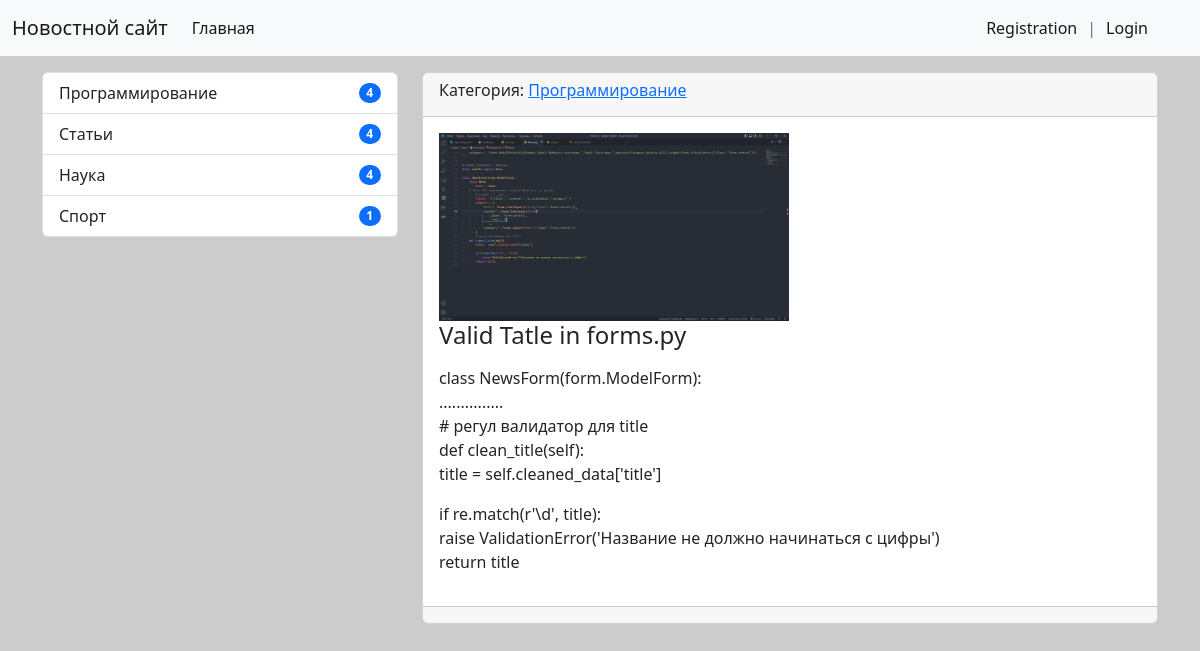
Page /news/14/ on the committed database.
### news/models.py (models this page shows, shortened)
class Category(models.Model):
    title = models.CharField(max_length=150, db_index=True, verbose_name='Категории')#индексирует это поля для быстрого его поиска
    def  get_absolute_url(self):
        return reverse('category', kwargs={'category_id': self.pk})
    def __str__(self) -> str:
        return self.title
    class Meta:
        verbose_name = 'Категория'
        verbose_name_plural = 'Категории'
        ordering = ['title']

class News(models.Model):
    title = models.CharField(max_length=200, verbose_name='Наиминование')
    content = models.TextField(blank=True,verbose_name='Кортерт')
    created_at = models.DateTimeField(auto_now_add=True, verbose_name='Дата публикации')
    update_at = models.DateTimeField(auto_now=True,verbose_name='Обнавлено')
    photo = models.ImageField(upload_to='photos/%Y/%m/%d/',blank = True , verbose_name='Фото')
    is_published = models.BooleanField(default=True,verbose_name='Опубликовано')
    category =  models.ForeignKey('Category', on_delete=models.PROTECT, null=True,verbose_name='Категория')#для связки категорий между собой ** & models.PROTECT обесп. защиту от удалений
    views = models.IntegerField(default=0)
    class Meta:
        verbose_name = 'Новость'
        verbose_name_plural = 'Новости'
        ordering = ['-created_at'] #для сорт. загаловков в админ и на стр.

### news/views.py (the view)
# urls.py: path('news/<int:news_id>/', ViewNews.as_view(), name='view_news'),
class ViewNews(DetailView):
    model = News
    pk_url_kwarg =  'news_id'
    template_name = 'news/view_news.html'
    context_object_name = 'news_item'

### news/templatetags/news_tags.py (called while the page is built)
@register.inclusion_tag('news/list_categories.html') #указ. путь к коду
def show_categories():
    categories = Category.objects.annotate(cnt=Count('news',F('news__is_published'))).filter(cnt__gt=0)#F('news__is_published') для показа только те которые в админке показыв
    return {'categories':categories}

### news/templates/news/view_news.html (shortened to what this page needs)
{% extends 'base.html' %}
{% block sidebar %}
{% include 'incl/_sidbar.html' %}
{% endblock %}
{% block content %}
<div class="card mb-3">
  <div class="card-header">
    <h6>
      Категория:
      <a href="{{ news_item.category.get_absolute_url }}">
        {{ news_item.category }}
      </a>
    </h6>
  </div>
  <div class="card-body">
    {% if news_item.photo %}
    <img
      src="{{ news_item.photo.url }}"
      alt=""
      width="350"
      class="float-left mr-3"
    />
    {% else %}
    <img
      src="https://picsum.photos/200/235/?blur"
      alt=""
      class="float-left mr-3"
    />
    {% endif %}
    <h4 class="card-title">{{ news_item.title }}</h4>
    <p class="card-text">{{ news_item.content|safe|linebreaks }}</p>
  </div>
  <div class="card-footer text-muted">
  </div>
</div>
{% endblock %}

### news/templates/news/list_categories.html (shortened to what this page needs)
<div class="list-group">
  {% for item in categories %}
  <a
    href="{{ item.get_absolute_url }}"
    class="list-group-item d-flex justify-content-between align-items-center"
    >{{ item.title }}
    <span class="badge bg-primary rounded-pill">{{ item.cnt }}</span></a
  >
  {% endfor %}
</div>

### mysite/static/bcg_style/style.css (style rules this page uses)
body { background-color: #ccc; }

### rows in the picture
Category: title "Программирование", cnt "4"
Category: title "Статьи", cnt "4"
Category: title "Наука", cnt "4"
Category: title "Спорт", cnt "1"
News: category "Программирование", photo (picture), title "Valid Tatle in forms.py", content "class NewsForm(form.ModelForm): ............... # регул валидатор для title def clean_title(self): title = self.cleaned_data['title'] if re.match(r'\\d', title): raise ValidationError('Название не должно начинаться с цифры') return title"
